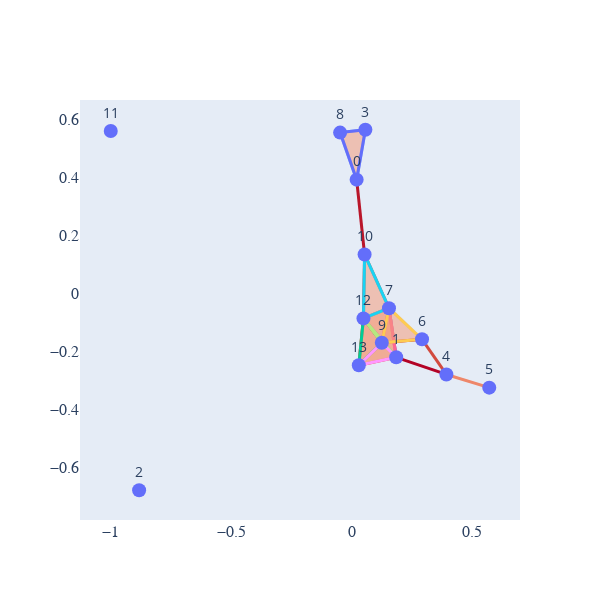

Notebook source saved alongside this figure:
### Code cell
save_path ="simplicial_complex.svg"
G, triangles = visualize_simplicial_complex(st_E_3, 0.1130,save_filename=save_path)

### Figure 1 — Plotly figure (JSON) as saved in the notebook; plotly's stock layout.template omitted (floating-point values rounded to 4 significant figures)
{"data": [{"line": {"color": "rgba(145, 179, 254, 1.0)", "width": 3}, "mode": "lines", "type": "scatter", "x": [0.02058, 0.05686, null], "y": [0.3927, 0.5646, null]}, {"line": {"color": "rgba(145, 179, 254, 1.0)", "width": 3}, "mode": "lines", "type": "scatter", "x": [0.02058, -0.04801, null], "y": [0.3927, 0.5549, null]}, {"line": {"color": "rgba(185, 22, 42, 1.0)", "width": 3}, "mode": "lines", "type": "scatter", "x": [0.02058, 0.05358, null], "y": [0.3927, 0.135, null]}, {"line": {"color": "rgba(198, 214, 241, 1.0)", "width": 3}, "mode": "lines", "type": "scatter", "x": [0.1848, 0.02962, null], "y": [-0.2193, -0.2467, null]}, {"line": {"color": "rgba(215, 84, 68, 1.0)", "width": 3}, "mode": "lines", "type": "scatter", "x": [0.1848, 0.04887, null], "y": [-0.2193, -0.08524, null]}, {"line": {"color": "rgba(198, 53, 52, 1.0)", "width": 3}, "mode": "lines", "type": "scatter", "x": [0.1848, 0.1548, null], "y": [-0.2193, -0.05015, null]}, {"line": {"color": "rgba(185, 22, 42, 1.0)", "width": 3}, "mode": "lines", "type": "scatter", "x": [0.1848, 0.1252, null], "y": [-0.2193, -0.1694, null]}, {"line": {"color": "rgba(179, 3, 38, 1.0)", "width": 3}, "mode": "lines", "type": "scatter", "x": [0.1848, 0.393, null], "y": [-0.2193, -0.2784, null]}, {"line": {"color": "rgba(151, 184, 254, 1.0)", "width": 3}, "mode": "lines", "type": "scatter", "x": [0.05686, -0.04801, null], "y": [0.5646, 0.5549, null]}, {"line": {"color": "rgba(238, 135, 106, 1.0)", "width": 3}, "mode": "lines", "type": "scatter", "x": [0.393, 0.571, null], "y": [-0.2784, -0.3238, null]}, {"line": {"color": "rgba(210, 75, 63, 1.0)", "width": 3}, "mode": "lines", "type": "scatter", "x": [0.393, 0.292, null], "y": [-0.2784, -0.1573, null]}, {"line": {"color": "rgba(193, 212, 244, 1.0)", "width": 3}, "mode": "lines", "type": "scatter", "x": [0.292, 0.1548, null], "y": [-0.1573, -0.05015, null]}, {"line": {"color": "rgba(179, 3, 38, 1.0)", "width": 3}, "mode": "lines", "type": "scatter", "x": [0.292, 0.1252, null], "y": [-0.1573, -0.1694, null]}, {"line": {"color": "rgba(215, 84, 68, 1.0)", "width": 3}, "mode": "lines", "type": "scatter", "x": [0.1548, 0.05358, null], "y": [-0.05015, 0.135, null]}, {"line": {"color": "rgba(198, 53, 52, 1.0)", "width": 3}, "mode": "lines", "type": "scatter", "x": [0.1548, 0.1252, null], "y": [-0.05015, -0.1694, null]}, {"line": {"color": "rgba(191, 40, 46, 1.0)", "width": 3}, "mode": "lines", "type": "scatter", "x": [0.1548, 0.04887, null], "y": [-0.05015, -0.08524, null]}, {"line": {"color": "rgba(229, 112, 87, 1.0)", "width": 3}, "mode": "lines", "type": "scatter", "x": [0.1252, 0.02962, null], "y": [-0.1694, -0.2467, null]}, {"line": {"color": "rgba(215, 84, 68, 1.0)", "width": 3}, "mode": "lines", "type": "scatter", "x": [0.1252, 0.04887, null], "y": [-0.1694, -0.08524, null]}, {"line": {"color": "rgba(198, 53, 52, 1.0)", "width": 3}, "mode": "lines", "type": "scatter", "x": [0.05358, 0.04887, null], "y": [0.135, -0.08524, null]}, {"line": {"color": "rgba(238, 135, 106, 1.0)", "width": 3}, "mode": "lines", "type": "scatter", "x": [0.04887, 0.02962, null], "y": [-0.08524, -0.2467, null]}, {"fill": "toself", "fillcolor": "rgba(244, 157, 126, 0.545)", "line": {"width": 3}, "mode": "lines", "type": "scatter", "x": [0.02058, 0.05686, -0.04801, 0.02058, null], "y": [0.3927, 0.5646, 0.5549, 0.3927, null]}, {"fill": "toself", "fillcolor": "rgba(244, 157, 126, 0.545)", "line": {"width": 3}, "mode": "lines", "type": "scatter", "x": [0.1848, 0.04887, 0.02962, 0.1848, null], "y": [-0.2193, -0.08524, -0.2467, -0.2193, null]}, {"fill": "toself", "fillcolor": "rgba(244, 157, 126, 0.545)", "line": {"width": 3}, "mode": "lines", "type": "scatter", "x": [0.1252, 0.04887, 0.02962, 0.1252, null], "y": [-0.1694, -0.08524, -0.2467, -0.1694, null]}, {"fill": "toself", "fillcolor": "rgba(244, 157, 126, 0.545)", "line": {"width": 3}, "mode": "lines", "type": "scatter", "x": [0.1848, 0.1548, 0.04887, 0.1848, null], "y": [-0.2193, -0.05015, -0.08524, -0.2193, null]}, {"fill": "toself", "fillcolor": "rgba(244, 157, 126, 0.545)", "line": {"width": 3}, "mode": "lines", "type": "scatter", "x": [0.1548, 0.1252, 0.04887, 0.1548, null], "y": [-0.05015, -0.1694, -0.08524, -0.05015, null]}, {"fill": "toself", "fillcolor": "rgba(244, 157, 126, 0.545)", "line": {"width": 3}, "mode": "lines", "type": "scatter", "x": [0.1548, 0.05358, 0.04887, 0.1548, null], "y": [-0.05015, 0.135, -0.08524, -0.05015, null]}, {"fill": "toself", "fillcolor": "rgba(244, 157, 126, 0.545)", "line": {"width": 3}, "mode": "lines", "type": "scatter", "x": [0.1848, 0.1548, 0.1252, 0.1848, null], "y": [-0.2193, -0.05015, -0.1694, -0.2193, null]}, {"fill": "toself", "fillcolor": "rgba(244, 157, 126, 0.545)", "line": {"width": 3}, "mode": "lines", "type": "scatter", "x": [0.1848, 0.1252, 0.04887, 0.1848, null], "y": [-0.2193, -0.1694, -0.08524, -0.2193, null]}, {"fill": "toself", "fillcolor": "rgba(244, 157, 126, 0.545)", "line": {"width": 3}, "mode": "lines", "type": "scatter", "x": [0.1848, 0.1252, 0.02962, 0.1848, null], "y": [-0.2193, -0.1694, -0.2467, -0.2193, null]}, {"fill": "toself", "fillcolor": "rgba(244, 157, 126, 0.545)", "line": {"width": 3}, "mode": "lines", "type": "scatter", "x": [0.292, 0.1548, 0.1252, 0.292, null], "y": [-0.1573, -0.05015, -0.1694, -0.1573, null]}, {"hoverinfo": "text", "marker": {"size": 14}, "mode": "markers+text", "text": ["0", "1", "2", "3", "4", "5", "6", "7", "8", "9", "10", "11", "12", "13"], "textfont": {"size": 14}, "textposition": "top center", "type": "scatter", "x": [0.02058, 0.1848, -0.8822, 0.05686, 0.393, 0.571, 0.292, 0.1548, -0.04801, 0.1252, 0.05358, -1, 0.04887, 0.02962], "y": [0.3927, -0.2193, -0.6773, 0.5646, -0.2784, -0.3238, -0.1573, -0.05015, 0.5549, -0.1694, 0.135, 0.5604, -0.08524, -0.2467]}], "layout": {"height": 600, "hovermode": "closest", "showlegend": false, "width": 600, "xaxis": {"showgrid": false, "tickfont": {"family": "Arial, sans-serif", "size": 16}, "zeroline": false}, "yaxis": {"showgrid": false, "tickfont": {"family": "Arial, sans-serif", "size": 16}, "zeroline": false}}}
